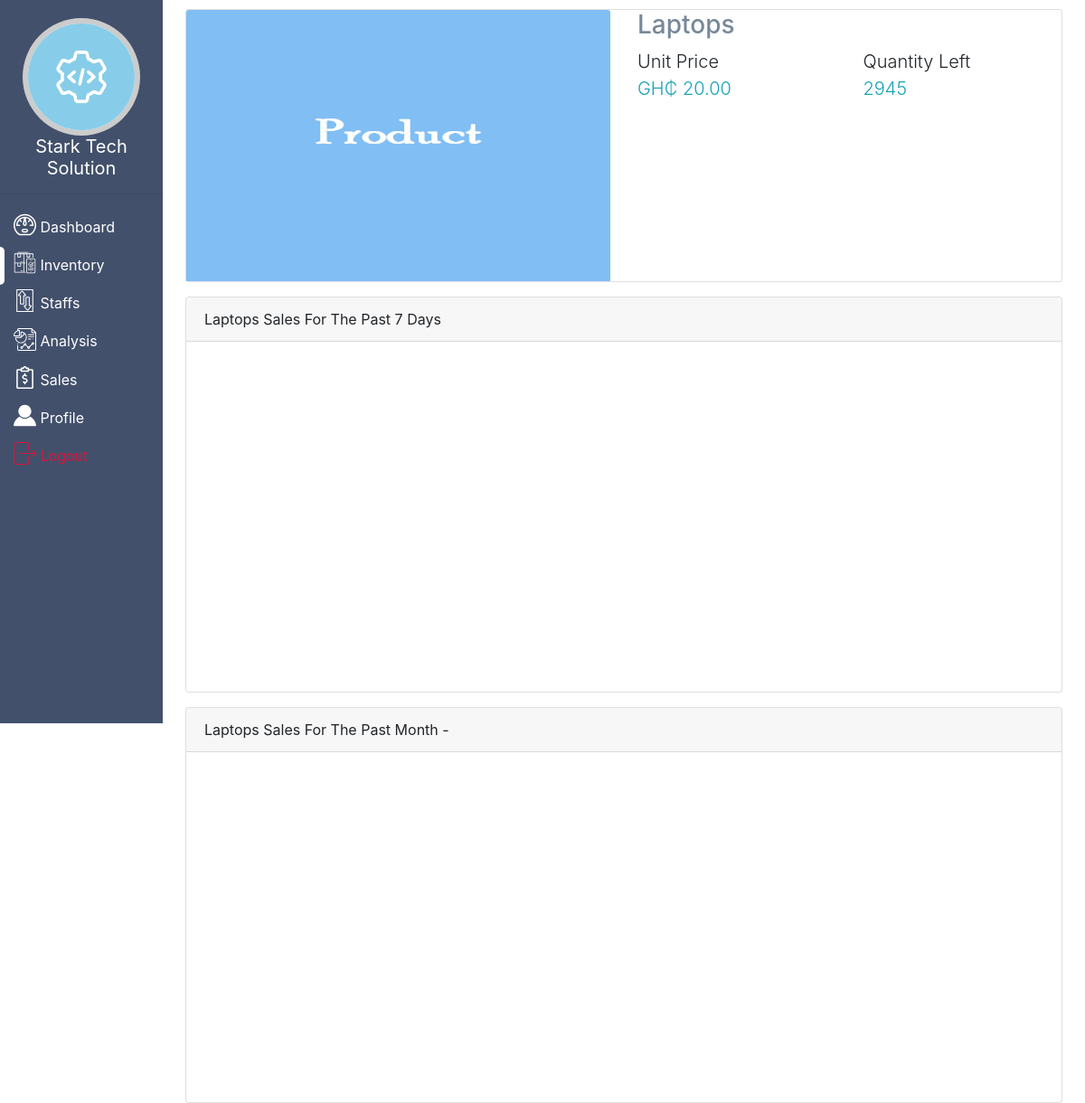
Page /inventory/1/detail/ (signed in) on the earlier database version.
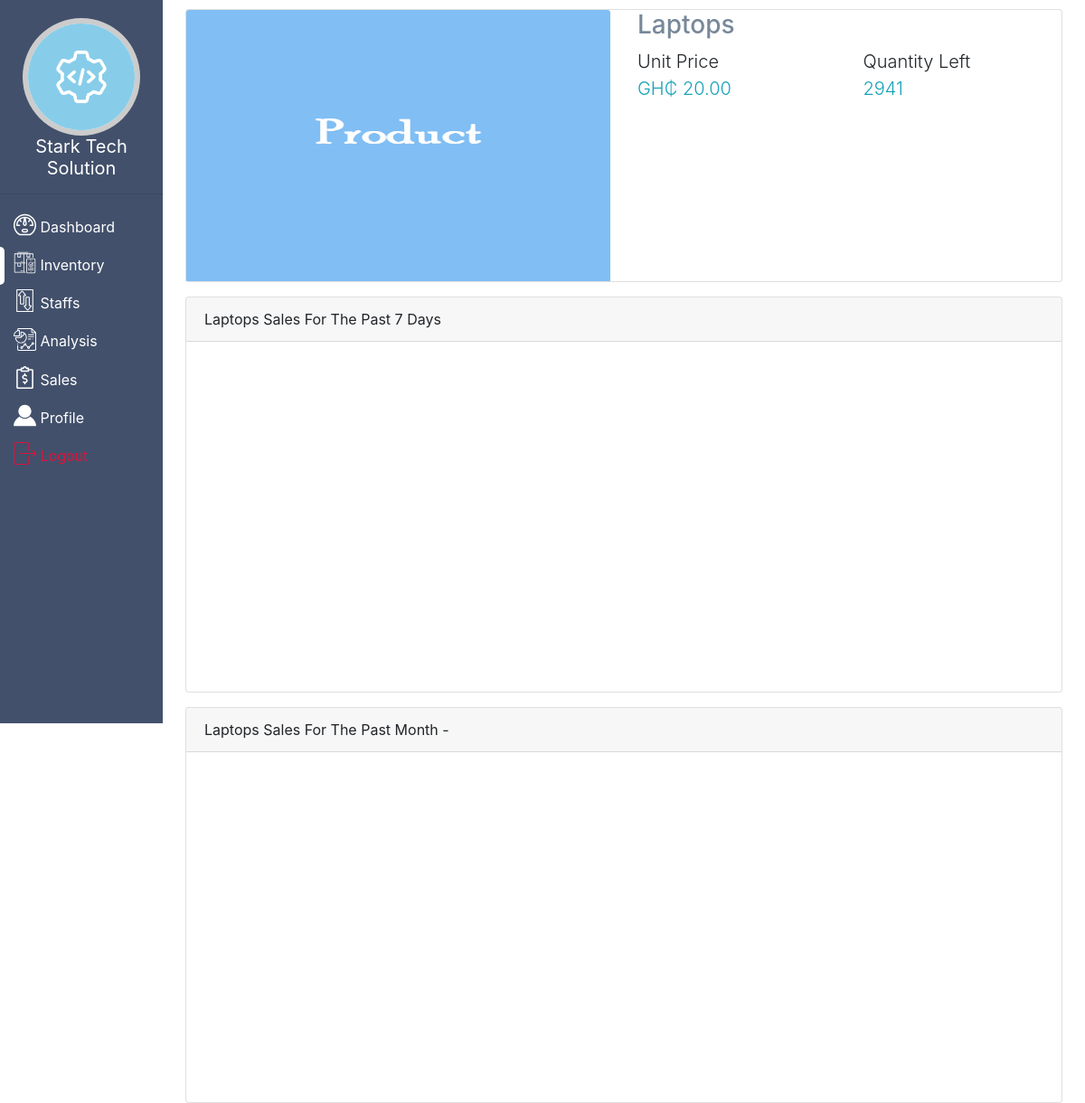
Same page on the later database version.
### app/models.py (models this page shows, shortened)
class Product(models.Model):
    company = models.ForeignKey(CompanyDetails,on_delete = models.CASCADE)
    name = models.CharField(max_length = 200)
    unit_price = models.DecimalField(decimal_places = 2, max_digits = 65,default = 0.00)
    quantity = models.PositiveIntegerField(default = 1)
    image = models.ImageField(upload_to = f"product_images",default = 'product_logo.png')

### app/views.py (the view)
# urls.py: path('inventory/<int:pk>/detail/',app_views.InventoryDetailView.as_view(),name = 'inventory_detail'),
class InventoryDetailView(LoginRequiredMixin,UserPassesTestMixin,generic.DetailView):
    model = Product
    template_name = 'app/inventory_detail.html'
    def test_func(self):
        return self.request.user.is_superuser

### app/templates/app/inventory_detail.html (shortened to what this page needs)
{% extends 'app/base.html' %}
{% load static %}
{% block content %}
    <div class="container-fluid">
       <div class="card">
           <div class="row">
                <div class="col-md-6">
                    <img src="{{ object.image.url }}" height="300px" class="card-img-top" alt="">
                </div>
                <div class="col-md-6 ml-2 ml-md-0">
                    <h3 style = 'color: lightslategray'>{{ object.name }}</h3>
                    <div class="row">
                        <div class="col-6">
                            <p class="lead">
                                Unit Price<br/>
                                <span class="text-info" id="price">GH&#8373; {{ object.unit_price }}</span>
                            </p>
                        </div>
                        <div class="col-6">
                            <p class="lead">
                                Quantity Left<br/>
                                <span class="text-info">{{ object.quantity }}</span>
                            </p>
                        </div>
                    </div>
                </div>
            </div>
       </div>
       <div class="card mt-3">
          <div class="card-header">{{ object.name }} Sales For The Past 7 Days</div>
           <canvas width="100%" height=40% id="product-chart-7-days"></canvas>
       </div>
       <div class="card mt-3">
          <div class="card-header">{{ object.name }} Sales For The Past Month - </div>
           <canvas width="100%" height=40% id="product-chart-monthly"></canvas>
       </div>
    </div>
{% endblock %}

Differences in the rows shown:
changed Product "Laptops": quantity "2945" → "2941"
